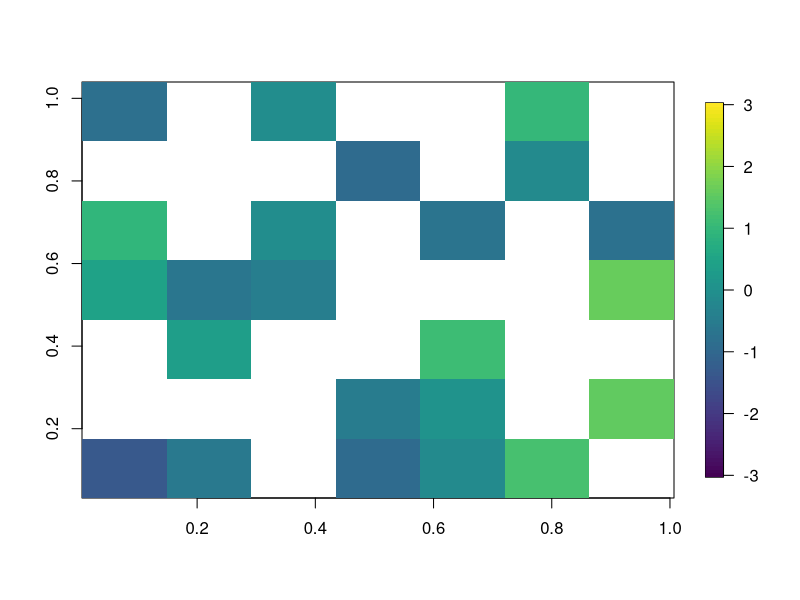
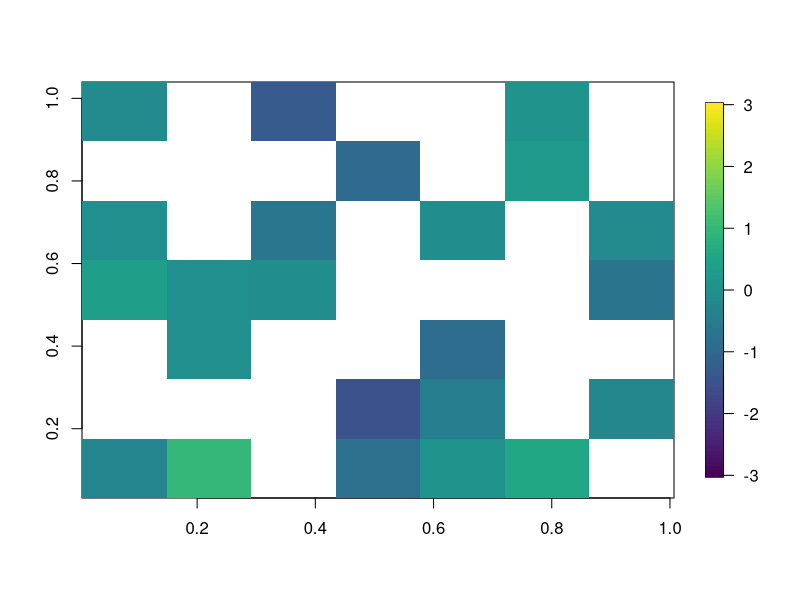

The R script that drew these images, in order: (Note: this script raises an error after producing the figures.)
######################################################################################
#### Creating function to generate time varying spatio-temporal covariance function ######
######################################################################################
library(MASS)
library(mvtnorm)
library(fields)
my.matern<-function(h,c,sigma,nu)
{
  h[h==0]<-1e-10
  num1<-(sigma^2)*(2^(1-nu))/gamma(nu)
  num2<-(h*c)^nu
  num3<-besselK(x=(h*c), nu=nu)
  return(num1*num2*num3)
}



###### First we create a psi function #######
psi<-function(t,a,alpha,beta)
{
  temp<-(a*(t^alpha)+1)^beta
  return(temp)
}

nT = 50
tseq<- 1:nT#seq(0,10,length.out = nT)

#### range and smoothness for different timepoints
t0 = 25
c_vec = ifelse(tseq>t0, 5,5)
nu_vec = ifelse(tseq>t0, 0.5,0.5)


#### Plotting psi #####
#plot(tseq,1/psi(t=tseq^2,a=1,alpha=1,beta = 0.5),main=bquote(psi~"(t)"),xlab="t",ylab=bquote(psi~"(t)"))
#lines(tseq,1/psi(t=tseq^2,a=1,alpha=1,beta = 0.5))
#lines(tseq,1/psi(t=tseq^2,a=1,alpha=1,beta = 0.6))
#lines(tseq,1/psi(t=tseq^2,a=1.5,alpha=1,beta = 0.5))


##### Creating function for f_cvec  #######
f_cvec<-function(t,c_vec,a,alpha,beta)
{
  c_mean<-mean(c_vec)
  len<-length(c_vec)
  al.creat<-function(a1,a2)
  {
    return(((1/(a1^2))+(1/(a2^2)))/2)
  }
  d2<-outer(c_vec,c_vec,al.creat)
  tmat<-outer(t,t,function(t1,t2) (abs(t1-t2))^2)
  d1<-psi(t=tmat,a=a,alpha = alpha,beta=beta)/(c_mean^2)
  d3<-matrix(psi(t=0,a=a,alpha = alpha,beta=beta)/(c_mean^2),nrow=nrow(d1),ncol=ncol(d1))
  return(1/sqrt(d1+d2-d3))
}



zeta<-function(t,nu_vec,c_vec,a,alpha,beta,d=2,delta)
{
  n2<-outer(nu_vec,nu_vec,function(a,b) gamma((a+b)/2))
  f<-(f_cvec(t=t,c_vec = c_vec,a=a,alpha=alpha,beta=beta))
  n1<-f^d
  dig<-(diag(f))^(d/2)
  #d1<-dig%*%dig
  d1<-outer(dig,dig,function(a,b) a*b)
  d2<-outer(nu_vec,nu_vec,function(a,b) sqrt(gamma(a)*gamma(b)))
  #n2<-outer(c_vec,c_vec,function(a,b) ((1/a)^(d/4))+((1/b)^(d/4)))
  #d2<-(f_c_vec(t=t,c_vec = c_vec,a=a,alpha=alpha,beta=beta))^(d/2)
  tmat<-outer(t,t,function(t1,t2) (abs(t1-t2))^2)
  d3<-psi(t=tmat,a=a,alpha = alpha,beta=delta) # purely temporal corr
  
  return((n1*n2)/(d1*d2*d3))
}



mya <-0.5 #0.05
myalpha<-0.5 #0.5
mybeta<-0.7 #0.7
mydelta<-0

myf_c<-f_cvec(t=tseq,c_vec = c_vec,a=mya,alpha=myalpha, beta=mybeta)

myzeta<-zeta(t=tseq,nu_vec = nu_vec,c_vec = c_vec,a=mya,alpha=myalpha, beta= mybeta, delta=mydelta)

mynus<-outer(nu_vec,nu_vec,function(a,b) (a+b)/2)
#diag(myzeta)
####### Creating irregular spatial grid #########

nx = 5
n = nx^2
grid = expand.grid(1:nx, 1:nx)
xy = matrix(runif(n*2, -0.4, 0.4), n, 2)
loc = (grid-0.5+xy)/nx

##########################################################
##### Creating  spatio-temporal covariance function ######
##########################################################
sl<-length(loc[,1])
tl<-length(tseq)
spcov<-matrix(NA,ncol = sl*tl,nrow=sl*tl)
dist.sp<-rdist(loc)



######### Optimized cov computing ##############
uniq.dist<-sort(unique(c(dist.sp)))

##### Unique indexing #####
mat.index<-NULL
for(i in 1:length(uniq.dist))
{
  mat.index[[i]]<-cbind(which(dist.sp==uniq.dist[i],arr.ind = T),i)
}
#cbind(which(dist.sp==uniq.dist[2],arr.ind = T),2)
mat.index<-do.call(rbind,mat.index)
spcov2<-matrix(NA,ncol = sl*tl,nrow=sl*tl)
temp<-matrix(NA,ncol = sl,nrow = sl)


system.time(for(i in 1:tl)
{
  for(j in i:tl)
  {
    tmp1<-myzeta[i,j]*my.matern(h=uniq.dist,
                                c=myf_c[i,j],
                                nu=mynus[i,j],
                                sigma=1)
    temp[mat.index[,-3]]<-tmp1[mat.index[,3]]
    spcov2[((i-1)*sl+1):((i-1)*sl+sl),((j-1)*sl+1):((j-1)*sl+sl)]<-spcov2[((j-1)*sl+1):((j-1)*sl+sl),((i-1)*sl+1):((i-1)*sl+sl)]<-temp
  }
}
)




## simulating data from nonstationary covariance
#### range and smoothness for different timepoints


st_covmat_func =  function(c1,c2,nu, a, alpha, beta, delta){
  t0 = 25
  tseq = 1:tl
  c_vec = ifelse(tseq>t0, c2,c1)
  nu_vec = ifelse(tseq>t0, nu,nu)
  
  myf_c<-f_cvec(t=tseq,c_vec = c_vec,a,alpha, beta)
  myzeta<-zeta(t=tseq,nu_vec = nu_vec,c_vec = c_vec,a=a,alpha=alpha, beta=beta, delta=delta)
  mynus<-outer(nu_vec,nu_vec,function(a,b) (a+b)/2)
  
  spcov<-matrix(NA,ncol = sl*tl,nrow=sl*tl)
  temp<-matrix(NA,ncol = sl,nrow = sl)
  
  for(i in 1:tl)
  {
    for(j in i:tl)
    {
      tmp1<-myzeta[i,j]*my.matern(h=uniq.dist,
                                  c=myf_c[i,j],
                                  nu=mynus[i,j],
                                  sigma=1)
      temp[mat.index[,-3]]<-tmp1[mat.index[,3]]
      spcov[((i-1)*sl+1):((i-1)*sl+sl),((j-1)*sl+1):((j-1)*sl+sl)]<-spcov[((j-1)*sl+1):((j-1)*sl+sl),((i-1)*sl+1):((i-1)*sl+sl)]<-temp
    }
  }
  return(spcov)
}

spcov2 = st_covmat_func(c1=5,c2=5,nu=0.5, a=mya, alpha=myalpha, beta = mybeta, delta= mydelta)
check<-chol(spcov2)
#rm(check)
library(mvtnorm)
set.seed(124)
nsim<-1
#mysim<-mvrnorm(n=nsim,mu=rep(0,times=sl*tl),Sigma = spcov2)
mysim<-rmvnorm(n=nsim,mean = c(rep(0, times=sl*tl/2), rep(0, times=sl*tl/2)), sigma=spcov2,method="chol")
Z<-c(mysim)


quilt.plot(loc, Z[1:25],  nx=7, ny=7,col = viridis::viridis(100), zlim=c(-3,3))
quilt.plot(loc, Z[626:650],  nx=7, ny=7,col = viridis::viridis(100), zlim=c(-3,3))


mean(Z[601:625])


#### Fitting full likelihood########


logL_st = function(par,Z,X,sl,tl,k, hypo){
  a = mya; alpha = myalpha; beta = mybeta
  sigma= 1;  nu = 0.5;  delta = mydelta
  
  if(hypo==0){
    c = par[1]#;a = par[2]; alpha= par[3]; beta=par[4]
    c1=c2=c
  } else if (hypo==1){
    c1 = par[1]; c2=par[2]#; a = par[3]; alpha= par[4]; beta=par[5]
  }
  
  
  st_cov_mat= matrix(NA,ncol = sl*tl,nrow=sl*tl)
  temp = matrix(NA,ncol = sl,nrow=sl)
  tseq = 1:tl
  
  c_vec = ifelse(tseq>k, c2,c1)
  nu_vec = rep(nu, times = nT)
  
  
  myzeta<-zeta(t=tseq,nu_vec = nu_vec,c_vec = c_vec,a=a,alpha=alpha, beta = beta,delta =delta)
  myf_c<-f_cvec(t=tseq,c_vec = c_vec,a =a,alpha=alpha, beta=beta)
  mynus<-outer(nu_vec,nu_vec,function(a,b) (a+b)/2)
  
  for(i in 1:tl) {
    for(j in i:tl) {
      tmp1<-myzeta[i,j]*my.matern(h=uniq.dist,
                                  c=myf_c[i,j],
                                  nu=mynus[i,j],
                                  sigma=1)
      temp[mat.index[,-3]]<-tmp1[mat.index[,3]]
      st_cov_mat[((i-1)*sl+1):((i-1)*sl+sl),((j-1)*sl+1):((j-1)*sl+sl)]<-st_cov_mat[((j-1)*sl+1):((j-1)*sl+sl),((i-1)*sl+1):((i-1)*sl+sl)]<-temp
    }
  }
  
  chol_st<-chol(st_cov_mat)
  inv_st = chol2inv(chol_st)
  #beta_gls = solve(t(X)%*%inv_st%*%X)%*%t(X)%*%inv_st%*%Z 
  
  #loglik = -0.5*2*sum(log(diag(chol_st))) -0.5*t(Z-X%*%beta_gls)%*%inv_st%*%(Z-X%*%beta_gls)
  loglik = -0.5*2*sum(log(diag(chol_st))) -0.5*t(Z)%*%inv_st%*%(Z)
  return(-loglik)
}

X = rep(1,times =sl*tl)

start.time = Sys.time()
fit.optim = optim(par=c(5,0.6,0.5,0.7),logL_st,Z=Z,X=X,sl=sl,tl=tl, k= tl, hypo=0)
end.time = Sys.time()
end.time-start.time
fit.optim





### log likelihood using markov property


sp_cov_mat = function(t1,t2, sigma, c1, c2, nu,a,alpha,beta, delta, k ){
  
  sp_mat<-matrix(NA,ncol = sl,nrow = sl)
  
  c_vec = ifelse(tseq>k, c2,c1)
  nu_vec = ifelse(tseq>k, nu,nu)
  c_mean = mean(c_vec)
  
  term1 = gamma((nu_vec[t1]+nu_vec[t2])/2)/ sqrt(gamma(nu_vec[t1])*gamma(nu_vec[t2]))
  term2 = 1/sqrt((c_vec[t1]^2)*(c_vec[t2]^2))
  term3 = fc_t1t2 = 1/(psi(t=(t1-t2)^2,a=a,alpha = alpha,beta=beta)/(c_mean^2) +
                         ((1/(c_vec[t1]^2))+(1/(c_vec[t2]^2)))/2 - psi(t=0,a=a,alpha = alpha,beta=beta)/(c_mean^2))
  term4 = 1/(psi(t=(t1-t2)^2,a=a,alpha = alpha,beta=delta)) #pure temporal cor
  
  tmp1<-term1*term2*term3*term4*my.matern(h=uniq.dist,
                                          c=fc_t1t2^(1/2),
                                          nu=(nu_vec[t1]+nu_vec[t2])/2,
                                          sigma=1)
  sp_mat[mat.index[,-3]]<-tmp1[mat.index[,3]]
  return(sp_mat)
}




logL_markov_mean = function(par, Z,sl,tl, k, hypo){
  
  a = mya; alpha = myalpha; beta = mybeta
  sigma= 1; delta = mydelta; c1=c2 =c; nu=0.5
  
    if(hypo==0){
    museg1= museg2 = par[1]; c1=c2 =c = par[2]
  } else if (hypo==1){
    museg1 = par[1]; museg2 = par[2];c1=c2 =c = par[3]
  }
  mu = ifelse(tseq>k,museg2, museg1)
  #mu=0
  #mu1= mu2 = mu*rep(1 , times=sl)
  
  logL=0
  for (i in tl:1) {
    
    if(i==1){
      mu1  = mu[i]*rep(1 , times=sl)
      Sigma11 = sp_cov_mat(t1 = i, t2=i, sigma,c1,c2,nu,a,alpha,beta,delta=mydelta, k)
      
      Z1 = Z[1:sl]
      chol_st<-chol(Sigma11)
      inv_st = chol2inv(chol_st)
      loglik = -0.5*2*sum(log(diag(chol_st))) -0.5*t(Z1-mu1)%*%inv_st%*%(Z1-mu1)
      logL = logL + loglik
    } else{
      mu1  = mu[i]*rep(1 , times=sl)
      mu2 = mu[i-1]*rep(1 , times=sl)
      Sigma11 = sp_cov_mat(t1 = i, t2=i, sigma,c1,c2,nu,a,alpha,beta,delta=mydelta, k)
      Sigma22 = sp_cov_mat(t1 = i-1, t2=i-1, sigma,c1,c2,nu,a,alpha,beta,delta=mydelta, k)
      Sigma12 = Sigma21 =  sp_cov_mat(t1 = i, t2=i-1, sigma,c1,c2,nu,a,alpha,beta,delta=mydelta, k)
      
      Z1 = Z[(sl*(i-1)+1):(sl*i)]; Z2 = Z[(sl*(i-2)+1):(sl*(i-1))]
      mu_cond = mu1+ Sigma12%*%solve(Sigma22)%*%(Z2- mu2)
      Sigma_cond = Sigma11- Sigma12%*%solve(Sigma22)%*%Sigma21
      chol_st<-chol(Sigma_cond)
      inv_st = chol2inv(chol_st)
      
      loglik = -0.5*2*sum(log(diag(chol_st))) -0.5*t(Z1-mu_cond)%*%inv_st%*%(Z1-mu_cond)
      logL = logL + loglik 
    }
  }
  
  return(-logL)
}




logL_markov_cov = function(par, Z,sl,tl, k, hypo){
  
  sigma= 1; delta = mydelta;  nu=0.5; a= mya; alpha =myalpha; beta = mybeta
  if(hypo==0){
    c = par[1] #; a = par[2]; alpha= par[3]; beta = par[4]
    c1=c; c2=c
  } else if (hypo==1){
    c1= par[1]; c2=par[2]#;  a = par[3]; alpha = par[4]; beta = par[5]
  }
  
  museg1= museg2=0
  mu = ifelse(tseq > k,museg2, museg1)
  
  logL=0
  for (i in tl:1) {
    
    if(i==1){
      mu1  = mu[i]*rep(1 , times=sl)
      Sigma11 = sp_cov_mat(t1 = i, t2=i, sigma,c1,c2,nu,a,alpha,beta,delta=mydelta, k)
      
      Z1 = Z[1:sl]
      chol_st<-chol(Sigma11)
      inv_st = chol2inv(chol_st)
      loglik = -0.5*2*sum(log(diag(chol_st))) -0.5*t(Z1-mu1)%*%inv_st%*%(Z1-mu1)
      logL = logL + loglik
    } else{
      mu1  = mu[i]*rep(1 , times=sl)
      mu2 = mu[i-1]*rep(1 , times=sl)
      Sigma11 = sp_cov_mat(t1 = i, t2=i, sigma,c1,c2,nu, a,alpha,beta,delta=mydelta,k)
      Sigma22 = sp_cov_mat(t1 = i-1, t2=i-1, sigma,c1,c2,nu,a,alpha,beta,delta=mydelta, k)
      Sigma12 = Sigma21 =  sp_cov_mat(t1 = i, t2=i-1, sigma,c1,c2,nu,a,alpha,beta,delta=mydelta, k)
      
      Z1 = Z[(sl*(i-1)+1):(sl*i)]; Z2 = Z[(sl*(i-2)+1):(sl*(i-1))]
      mu_cond = mu1+ Sigma12%*%solve(Sigma22)%*%(Z2- mu2)
      Sigma_cond = Sigma11- Sigma12%*%solve(Sigma22)%*%Sigma21
      chol_st<-chol(Sigma_cond)
      inv_st = chol2inv(chol_st)
      
      loglik = -0.5*2*sum(log(diag(chol_st))) -0.5*t(Z1-mu_cond)%*%inv_st%*%(Z1-mu_cond)
      logL = logL + loglik 
    }
  }
  
  return(-logL)
}



start.time = Sys.time()
fit.optim_markov = optim(par=c(1, 0.4,0.6),logL_markov_mean,Z=Z,sl=sl,tl=tl, k=tl, hypo=0)
end.time = Sys.time()
end.time-start.time
fit.optim_markov

fit.optim_markov_mu = optim(par=c(1,0.5,0.5,0.7),logL_markov_mean,Z=Z,sl=sl,tl=tl, k=tl, hypo=0)

optim(par=c(0,2),logL_markov,Z=Z,sl=sl,tl=tl, k=25, hypo=1)


##covariance change
## likelihood ratio 
start.time =  Sys.time()
optimfull = optim(par=c(5,0.56, 0.51, 0.7),logL_markov_cov, Z=Z,sl=sl,tl=tl, k=tl, hypo=0)
loglikfull = -optimfull$value

lr_ts = vector(length=tl-1)
for (k in 2:(tl-2)) {
  
  optimalt = optim(par=c(5,3,0.51, 0.51, 0.7),logL_markov_cov,Z=Z,sl=sl,tl=tl, k=k, hypo=1)
  loglikalt = -optimalt$value
  
  lr_ts[k]  = 2*(loglikalt-loglikfull) 
}
end.time =  Sys.time()
end.time-start.time

plot(lr_ts, type="o", xlab="t", ylab = "LR", main="LRT (single changepoint in spatial dependence)")
which.max(lr_ts)


## mean change
optimfull = optim(par=c(1,0.5,0.7),logL_markov_mean,Z=Z,sl=sl,tl=tl, k=tl, hypo=0)
loglikfull = -optimfull$value
lr_ts = vector(length=tl-1)
for (k in 2:(tl-2)) {
  
  optimalt = optim(par=c(0.5,1,0.5,0.7),logL_markov_mean,Z=Z,sl=sl,tl=tl, k=k, hypo=1)
  loglikalt = -optimalt$value
  
  lr_ts[k]  = 2*(loglikalt-loglikfull) 
}
end.time =  Sys.time()
end.time-start.time

plot(lr_ts, type="o", xlab="t", ylab = "LR", main="LRT (single changepoint in spatial mean)")
which.max(lr_ts)








### Testing for change in spatial process in the true model
## keeping nuisance parameters fixed

spcov = st_covmat_func(c1=5,c2=3,nu=0.5, a=mya, alpha=myalpha, beta = mybeta, delta= mydelta)

nsim<-1
mysim<-rmvnorm(n=nsim,mean = c(rep(0, times=sl*tl/2), rep(0, times=sl*tl/2)), sigma=spcov,method="chol")
Z<-c(mysim)




##mean change
start.time =  Sys.time()
optimfull = optim(par=c(1, 1, 0.5, 0.5),logL_markov_mean,Z=Z,sl=sl,tl=tl, k=tl, hypo=0)
loglikfull = -optimfull$value

lr_ts = vector(length=tl-1)
for (k in 2:(tl-2)) {
  
  optimalt = optim(par=c(0.5,1, 1, 0.5, 0.5),logL_markov_mean,Z=Z,sl=sl,tl=tl, k=k, hypo=1)
  loglikalt = -optimalt$value
  
  lr_ts[k]  = 2*(loglikalt-loglikfull) 
}
end.time =  Sys.time()
end.time-start.time

plot(lr_ts, type="o", xlab="t", ylab = "LR", main="LRT (single changepoint in spatial mean under misspecification)")
which.max(lr_ts)




##cov change
start.time =  Sys.time()
optimfull = optim(par=c(5),logL_markov_cov,Z=Z,sl=sl,tl=tl, k=tl, hypo=0)
loglikfull = -optimfull$value

lr_ts = vector(length=tl-1)
for (k in 2:(tl-2)) {
  
  optimalt = optim(par=c(5,3),logL_markov_cov,Z=Z,sl=sl,tl=tl, k=k, hypo=1)
  loglikalt = -optimalt$value
  
  lr_ts[k]  = 2*(loglikalt-loglikfull) 
}
end.time =  Sys.time()
end.time-start.time

plot(lr_ts, type="o", xlab="t", ylab = "LR", main="LRT (single changepoint in spatial dep)")
which.max(lr_ts)











### Repeating simulation for change in dependence   ####


### Our method-markov
mya = 0.25
## Function for computing LR test statistic
LR_func = function(Z, tl){
  optimnull = optim(par=c(5),logL_markov_cov,Z=Z,sl=sl,tl=tl, k=tl, hypo=0)
  loglikfull = -optimnull$value
  
  lr_ts = vector(length=tl-1)
  for (k in 3:(tl-2)) {
    
    optimalt = optim(par=c(5,5),logL_markov_cov,Z=Z,sl=sl,tl=tl, k=k, hypo=1)
    loglikalt = -optimalt$value
    
    lr_ts[k]  = 2*(loglikalt-loglikfull) 
  }
  return(lr_ts)
}


library(doParallel)
registerDoParallel(cores=22)

mya = 0.901; myalpha = 0.75; mybeta = 0.61; mydelta =0
sim_size = 20
ss = Sys.time()
LR_null = foreach(s = 1:sim_size, .combine =cbind) %dopar% {
  spcov = st_covmat_func(c1=5,c2=5,nu=0.5, a=mya, alpha=myalpha, beta = mybeta, delta= mydelta)
  #spcov = st_covmat_func(c1=1/140,c2=1/140,nu=0.5, a=0.901, alpha=0.75, beta = 0.61, delta= 0)
  mysim<-rmvnorm(n=1,mean = c(rep(0, times=sl*tl/2), rep(0, times=sl*tl/2)), sigma=spcov,method="chol")
  Z<-c(mysim)
  
  Lr = (LR_func(Z,tl))
  return(Lr)
}
ee =Sys.time()
ee-ss
apply(LR_null, 2, max)
th_markov_dep = quantile(apply(LR_null, 2, max), 0.95)
th_markov_dep = 8.759

set.seed(47)
data_sim = list()
for (s in 1:sim_size) {
  spcov = st_covmat_func(c1=1/0.4,c2=1/0.45,nu=0.5, a=mya, alpha=myalpha, beta = mybeta, delta= mydelta)
  mysim<-rmvnorm(n=1,mean = c(rep(0, times=sl*tl/2), rep(0, times=sl*tl/2)), sigma=spcov,method="chol")
  data_sim[[s]] = c(mysim)
}

system.time({Eval_markov = foreach(s = 1:sim_size, .combine = rbind) %dopar% {
 Z<-data_sim[[s]]
  Lr = LR_func(Z,tl)
  Lr_max = max(Lr)
  if(Lr_max > th_markov_dep){
    cpt_markov = which.max(Lr)} else {cpt_markov = NA}
  return(cbind(cpt_markov, Lr_max, matrix(Lr, nrow = 1)))
}
})
mean(Eval_markov[,"Lr_max"] > th_markov_dep) #power
sum(abs(Eval_markov[,"cpt_markov"] - t0)<=2, na.rm=T)/sim_size 

plot(Eval_markov[3,-c(1,2)], type="o")
Eval_markov[,c(1,2)]

### comparison with full likelihood 
LR_full_func = function(Z){
  # nlm is faster than optim
  optimnull = nlm(logL_st,p=c(5),Z=Z,X=X,sl=sl,tl=tl, k=tl, hypo=0, steptol=1e-2,gradtol=1e-2)
  loglikfull = -optimnull$minimum
  
  #optimnull = optim(par=c(5),logL_st,Z=Z,X=X,sl=sl,tl=tl, k=tl, hypo=0)
  #loglikfull = -optimnull$value
  
  lr_ts = vector(length=tl-1)
  for (k in 3:(tl-2)) {
    
    optimalt = nlm(logL_st,p=c(5,3.5),Z=Z,X=X,sl=sl,tl=tl, k=k, hypo=1, steptol=1e-2,gradtol=1e-2)
    loglikalt = -optimalt$minimum
    #optimalt = optim(par=c(5,4),logL_st,Z=Z,X=X,sl=sl,tl=tl, k=k, hypo=1)
    #loglikalt = -optimalt$value
    
    lr_ts[k]  = 2*(loglikalt-loglikfull) 
  }
  return(lr_ts)
}


sim_size = 20
LR_full_null = foreach(s = 1:sim_size, .combine =cbind) %dopar% {
  spcov = st_covmat_func(c1=5,c2=5,nu=0.5, a=mya, alpha=myalpha, beta = mybeta, delta= mydelta)
  mysim<-rmvnorm(n=1,mean = c(rep(0, times=sl*tl/2), rep(0, times=sl*tl/2)), sigma=spcov,method="chol")
  Z<-c(mysim)
  Lr = LR_full_func(Z)
  return(Lr)
}


apply(LR_full_null, 2, max)
th_full_dep = quantile(apply(LR_full_null, 2, max), 0.95)
th_full_dep = 8.1

start.time =  Sys.time()
Eval_full = foreach(s = 1:sim_size, .combine = rbind) %dopar% {
  Z<-data_sim[[s]]
  Lr = LR_full_func(Z)
  Lr_max = max(Lr)
  if(Lr_max > th_full_dep){
    cpt_full = which.max(Lr)} else {cpt_full = NA}
  return(cbind(cpt_full, Lr_max, matrix(Lr,nrow=1)))
}
end.time =  Sys.time()
end.time-start.time

mean(Eval_full[,"Lr_max"] > th_full_dep) #power
sum(abs(Eval_full[,"cpt_full"] - t0)<=2, na.rm=T)/sim_size #accuracy TDR
Eval_full[,c(1,2)]




plot(Eval_markov[4,-c(1,2)], ylim=c(0,40), ylab="LR", type="o", col= "green")
lines(Eval_full[4,-c(1,2)], type="o",col="blue")
legend("topright", legend=c("Markov lik", "Full lik"),
       col=c("green", "blue"), lty=1, lwd=2)




### comparison with independent segments with pairwise likelihood
sim_size = 20

d =2 #two dimensional spatial coordinates
phi<-function(h,c,nu)
{
  h[h==0]<-1e-10
  num1<-(2^(1-nu))/gamma(nu)
  num2<-((h^(1/2))*c)^nu
  num3<-besselK(x=((h^(1/2))*c), nu=nu)
  return(num1*num2*num3)
}



st_cov = function( h,t, sigma  , c  , nu, a , alpha , beta ){
  psi_fun = psi(abs(t)^2,a , alpha, beta)
  phi_fun = phi((h^2/ psi_fun),c, nu)
  return((sigma^2*phi_fun) / (psi_fun^(d/2)))
  
}

tseq = 1:tl
tmat<-outer(tseq,tseq,function(t1,t2) (abs(t1-t2)))
hmat_st =tmat_st= matrix(NA,ncol = sl*tl,nrow=sl*tl)
for(i in 1:tl)
{
  for(j in i:tl)
  {
    hmat_st[((i-1)*sl+1):((i-1)*sl+sl),((j-1)*sl+1):((j-1)*sl+sl)] = hmat_st[((j-1)*sl+1):((j-1)*sl+sl),((i-1)*sl+1):((i-1)*sl+sl)]<-dist.sp
    tmat_st[((i-1)*sl+1):((i-1)*sl+sl),((j-1)*sl+1):((j-1)*sl+sl)] = tmat_st[((j-1)*sl+1):((j-1)*sl+sl),((i-1)*sl+1):((i-1)*sl+sl)]<-tmat[i,j]
  }
}

logL_pair = function(par,Z,sl,tl){
  logL = 0
  sigma= 1; c = par[1]; a = mya; alpha= myalpha; beta = mybeta; beta_gls=0; nu=0.5
  
  hmat_st = hmat_st[1:(sl*tl), 1:(sl*tl)]; tmat_st = tmat_st[1:(sl*tl), 1:(sl*tl)]
 
  hmat_st[lower.tri(hmat_st, diag = T)]=NA; tmat_st[lower.tri(tmat_st, diag = T)]=NA # to consider unique pairs
  Index_lag = which( hmat_st<0.4 & tmat_st<3, arr.ind=TRUE) # restricting pairs according to spatial lag and temporal lag
  
  for (i in 1:dim(Index_lag)[1]) {
    biv_cov_mat = sigma^2*diag(2)
    biv_cov_mat[1,2] = biv_cov_mat[2,1] = st_cov(h = hmat_st[Index_lag[i,1],Index_lag[i,2]], 
                                                 t= tmat_st[Index_lag[i,1],Index_lag[i,2]], 
                                                 sigma, c , nu, a, alpha, beta) 
    inv_biv = solve(biv_cov_mat)
    Z_pair = c(Z[Index_lag[i,1]], Z[Index_lag[i,2]]); X_pair = matrix(1, nrow=2, ncol=1)
    logL = logL + -0.5*log(det(biv_cov_mat)) -0.5*t(Z_pair-X_pair%*%beta_gls)%*%inv_biv%*%(Z_pair-X_pair%*%beta_gls)
    
  }
  return(-logL)
}



LR_pair_func = function(Z){
  optimnull = optim(par=c(5),logL_pair,Z=Z,sl=sl,tl=tl)
  loglikfull = -optimnull$value
  
  lr_ts = vector(length=tl-1)
  for (k in 3:(tl-2)) {
    
    Z1 = Z[1:(sl*k)]
    optim1 = optim(par=c(5),logL_pair,Z=Z1,sl=sl,tl=k)
    loglik1 = -optim1$value
    #par_ini_seg1 = optim1$par
    
    Z2 = Z[-c(1:(sl*k))]
    optim2 = optim(par=c(4),logL_pair,Z=Z2,sl=sl,tl=tl-k)
    loglik2 = -optim2$value
    #par_ini_seg2 = optim2$par
    
    lr_ts[k]  = 2*(loglik1+loglik2-loglikfull) 
  }
  return(lr_ts)
}
sim_size = 20
LR_pair_null = foreach(s = 1:sim_size, .combine =cbind) %dopar% {
  spcov = st_covmat_func(c1=5,c2=5,nu=0.5, a=mya, alpha=myalpha, beta = mybeta, delta= mydelta)
  mysim<-rmvnorm(n=1,mean = c(rep(0, times=sl*tl/2), rep(0, times=sl*tl/2)), sigma=spcov,method="chol")
  Z<-c(mysim)
  Lr = LR_pair_func(Z)
  return(Lr)
}


#apply(LR_pair_null, 2, max)
th_pair = quantile(apply(LR_pair_null, 2, max), 0.90)
th_pair =500

start.time =  Sys.time()
Eval_pair = foreach(s = 1:sim_size, .combine = rbind) %dopar% {
  Z = data_sim[[s]]
  Lr = LR_pair_func(Z)
  Lr_max = max(Lr)
  if(Lr_max > th_pair){
    cpt_pair = which.max(Lr)} else {cpt_pair = NA}
  return(cbind(cpt_pair, Lr_max))
}
end.time =  Sys.time()
end.time-start.time

mean(Eval_pair[,"Lr_max"] > th_pair) #power
sum(abs(Eval_pair[,"cpt_pair"] - t0)<=1, na.rm=T)/sim_size #accuracy










##### Motivation - issues in assumption of independence between segments
phi<-function(h,c,nu)
{
  h[h==0]<-1e-10
  num1<-(2^(1-nu))/gamma(nu)
  num2<-((h^(1/2))*c)^nu
  num3<-besselK(x=((h^(1/2))*c), nu=nu)
  return(num1*num2*num3)
}



st_cov = function( h,t, sigma  , c  , nu, a , alpha , beta ){
  d=2 # 2 dimensional spatial coordinates
  psi_fun = psi(abs(t)^2,a , alpha, beta)
  phi_fun = phi((h^2/ psi_fun),c, nu)
  return((sigma^2*phi_fun) / (psi_fun^(d/2)))
  
}
stcovmat_function = function(tl,sigma,c, nu, a, alpha, beta){
  st_cov_mat=  matrix(NA,ncol = sl*tl,nrow=sl*tl)
  tseq = 1:tl
  tmat<-outer(tseq,tseq,function(t1,t2) (abs(t1-t2)))
  for(i in 1:tl)
  {
    for(j in i:tl)
    {
      tmp1<-st_cov(h = uniq.dist, t= tmat[i,j], sigma , c , nu , a, alpha, beta)
      temp[mat.index[,-3]]<-tmp1[mat.index[,3]]
      st_cov_mat[((i-1)*sl+1):((i-1)*sl+sl),((j-1)*sl+1):((j-1)*sl+sl)]<-st_cov_mat[((j-1)*sl+1):((j-1)*sl+sl),((i-1)*sl+1):((i-1)*sl+sl)]<-temp
    }
  }
  return(st_cov_mat)
}

stcovmat_lag = function(tlag,sigma, c, nu, a, alpha, beta){
  st_cov_mat=  matrix(NA,ncol = sl,nrow=sl)
  
  tmp1<-st_cov(h = uniq.dist, t= tlag, sigma , c , nu , a, alpha, beta)
  temp[mat.index[,-3]]<-tmp1[mat.index[,3]]
  st_cov_mat<-temp
  
  return(st_cov_mat)
}

## data is simulated for piecewise stationary segment (no change)
set.seed(21)
set.seed(22)

mysim1<-rmvnorm(n=1,mean = c(rep(0, times=sl*tl/2)), 
                sigma=stcovmat_function(tl/2, c=5, sigma=1, nu=0.5, a= mya, alpha=myalpha, beta=mybeta),method="chol")
mysim2<-rmvnorm(n=1,mean = c(rep(0, times=sl*tl/2)), 
                sigma=stcovmat_function(tl/2, c=5, sigma=1, nu=0.5, a= mya, alpha=myalpha, beta=mybeta),method="chol")

Z = c(mysim1, mysim2) #Z




logL_markov_ind = function(par, Z,sl,tl){
  sigma= 1; c = par[1]; nu = 0.5; a =mya; alpha=myalpha; beta=mybeta
  
  Sigma11 = stcovmat_lag(tlag = 0, sigma,c,nu,a,alpha,beta)
  Sigma22 = stcovmat_lag(tlag = 0, sigma,c,nu,a,alpha,beta)
  Sigma12 = Sigma21 = stcovmat_lag(tlag = 1, sigma,c,nu,a,alpha,beta)
  mu=0
  mu1= mu2 = mu*rep(1 , times=sl)
  
  logL=0
  for (i in tl:1) {
    
    if(i==1){
      Z1 = Z[1:sl]
      chol_st<-chol(Sigma11)
      inv_st = chol2inv(chol_st)
      loglik = -0.5*2*sum(log(diag(chol_st))) -0.5*t(Z1-mu1)%*%inv_st%*%(Z1-mu1)
      logL = logL + loglik
    } else{
      Z1 = Z[(sl*(i-1)+1):(sl*i)]; Z2 = Z[(sl*(i-2)+1):(sl*(i-1))]
      mu_cond = mu1+ Sigma12%*%solve(Sigma22)%*%(Z2- mu2)
      Sigma_cond = Sigma11- Sigma12%*%solve(Sigma22)%*%Sigma21
      chol_st<-chol(Sigma_cond)
      inv_st = chol2inv(chol_st)
      
      loglik = -0.5*2*sum(log(diag(chol_st))) -0.5*t(Z1-mu_cond)%*%inv_st%*%(Z1-mu_cond)
      logL = logL + loglik 
    }
  }
  
  return(-logL)
}


optimfull = optim(par=c(5), logL_markov_ind,Z=Z,sl=sl,tl=tl)
loglikfull = -optimfull$value

lr_ts = vector(length=tl-1)
for (k in 1:(tl-1)) {
  Z1 = Z[1:(sl*k)]
  optim1 = optim(par=c(5),  logL_markov_ind,Z=Z1,sl=sl,tl=k)
  loglik1 = -optim1$value
  
  Z2 = Z[-c(1:(sl*k))]; X2 = Z[-c(1:(sl*k))]
  optim2 =optim(par=c(5), logL_markov_ind,Z=Z2,sl=sl,tl=tl-k)
  loglik2 = -optim2$value
  
  
  lr_ts[k]  = 2*(loglik1+loglik2-loglikfull) 
}


plot(lr_ts, type="o", ylab = "LR", xlab= "t", main="LRT assuming independent segments (No changepoint)")

which.max(lr_ts)

lr_mar = LR_func(Z, tl)
plot(lr_mar, type="o", ylab = "LR", xlab= "t", main="LRT using proposed method (No changepoint)", ylim=c(0,10))




## comparison of LRT in case of dependence and a changepoint
